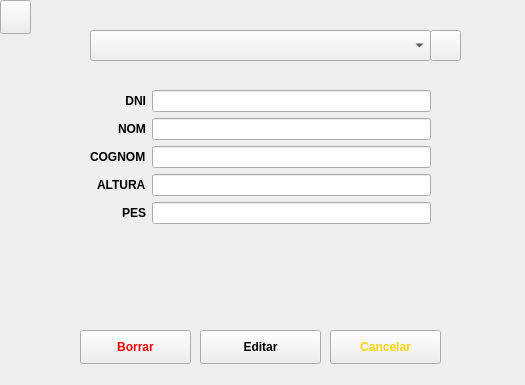
<?xml version="1.0" encoding="UTF-8"?>
<ui version="4.0">
 <class>Form</class>
 <widget class="QWidget" name="Form">
  <property name="geometry">
   <rect>
    <x>0</x>
    <y>0</y>
    <width>525</width>
    <height>385</height>
   </rect>
  </property>
  <property name="windowTitle">
   <string>Form</string>
  </property>
  <widget class="QComboBox" name="cbPatients">
   <property name="geometry">
    <rect>
     <x>90</x>
     <y>30</y>
     <width>341</width>
     <height>31</height>
    </rect>
   </property>
  </widget>
  <widget class="QPushButton" name="editBtn">
   <property name="geometry">
    <rect>
     <x>200</x>
     <y>330</y>
     <width>121</width>
     <height>34</height>
    </rect>
   </property>
   <property name="font">
    <font>
     <weight>75</weight>
     <bold>true</bold>
    </font>
   </property>
   <property name="text">
    <string>Editar</string>
   </property>
  </widget>
  <widget class="QWidget" name="formLayoutWidget">
   <property name="geometry">
    <rect>
     <x>90</x>
     <y>90</y>
     <width>341</width>
     <height>201</height>
    </rect>
   </property>
   <layout class="QFormLayout" name="formLayout">
    <property name="labelAlignment">
     <set>Qt::AlignRight|Qt::AlignTrailing|Qt::AlignVCenter</set>
    </property>
    <item row="0" column="1">
     <widget class="QLineEdit" name="lineEditDni">
      <property name="readOnly">
       <bool>true</bool>
      </property>
     </widget>
    </item>
    <item row="1" column="0">
     <widget class="QLabel" name="label_2">
      <property name="font">
       <font>
        <weight>75</weight>
        <bold>true</bold>
       </font>
      </property>
      <property name="text">
       <string>NOM</string>
      </property>
     </widget>
    </item>
    <item row="1" column="1">
     <widget class="QLineEdit" name="lineEditName">
      <property name="readOnly">
       <bool>true</bool>
      </property>
     </widget>
    </item>
    <item row="2" column="0">
     <widget class="QLabel" name="label_3">
      <property name="font">
       <font>
        <weight>75</weight>
        <bold>true</bold>
       </font>
      </property>
      <property name="text">
       <string>COGNOM</string>
      </property>
     </widget>
    </item>
    <item row="2" column="1">
     <widget class="QLineEdit" name="lineEditSurname">
      <property name="readOnly">
       <bool>true</bool>
      </property>
     </widget>
    </item>
    <item row="3" column="0">
     <widget class="QLabel" name="label_4">
      <property name="font">
       <font>
        <weight>75</weight>
        <bold>true</bold>
       </font>
      </property>
      <property name="text">
       <string>ALTURA</string>
      </property>
     </widget>
    </item>
    <item row="3" column="1">
     <widget class="QLineEdit" name="lineEditHeight">
      <property name="readOnly">
       <bool>true</bool>
      </property>
     </widget>
    </item>
    <item row="4" column="0">
     <widget class="QLabel" name="label_5">
      <property name="font">
       <font>
        <weight>75</weight>
        <bold>true</bold>
       </font>
      </property>
      <property name="text">
       <string>PES</string>
      </property>
     </widget>
    </item>
    <item row="4" column="1">
     <widget class="QLineEdit" name="lineEditWeight">
      <property name="readOnly">
       <bool>true</bool>
      </property>
     </widget>
    </item>
    <item row="0" column="0">
     <widget class="QLabel" name="label">
      <property name="font">
       <font>
        <weight>75</weight>
        <bold>true</bold>
       </font>
      </property>
      <property name="text">
       <string>DNI</string>
      </property>
      <property name="alignment">
       <set>Qt::AlignRight|Qt::AlignTrailing|Qt::AlignVCenter</set>
      </property>
     </widget>
    </item>
   </layout>
  </widget>
  <widget class="QPushButton" name="deleteBtn">
   <property name="geometry">
    <rect>
     <x>80</x>
     <y>330</y>
     <width>111</width>
     <height>34</height>
    </rect>
   </property>
   <property name="font">
    <font>
     <weight>75</weight>
     <bold>true</bold>
    </font>
   </property>
   <property name="cursor">
    <cursorShape>ArrowCursor</cursorShape>
   </property>
   <property name="whatsThis">
    <string>Borrar pacient</string>
   </property>
   <property name="styleSheet">
    <string notr="true">color: red;</string>
   </property>
   <property name="text">
    <string>Borrar</string>
   </property>
  </widget>
  <widget class="QPushButton" name="cancelBtn">
   <property name="geometry">
    <rect>
     <x>330</x>
     <y>330</y>
     <width>111</width>
     <height>34</height>
    </rect>
   </property>
   <property name="font">
    <font>
     <weight>75</weight>
     <bold>true</bold>
    </font>
   </property>
   <property name="whatsThis">
    <string>Cancelar modificacio</string>
   </property>
   <property name="styleSheet">
    <string notr="true">color: #FFD300;</string>
   </property>
   <property name="text">
    <string>Cancelar</string>
   </property>
  </widget>
  <widget class="QPushButton" name="refresh_combo_box_btn">
   <property name="geometry">
    <rect>
     <x>430</x>
     <y>30</y>
     <width>31</width>
     <height>31</height>
    </rect>
   </property>
   <property name="text">
    <string/>
   </property>
  </widget>
  <widget class="QPushButton" name="backButton">
   <property name="geometry">
    <rect>
     <x>0</x>
     <y>0</y>
     <width>31</width>
     <height>34</height>
    </rect>
   </property>
   <property name="text">
    <string/>
   </property>
  </widget>
 </widget>
 <resources/>
 <connections/>
</ui>
